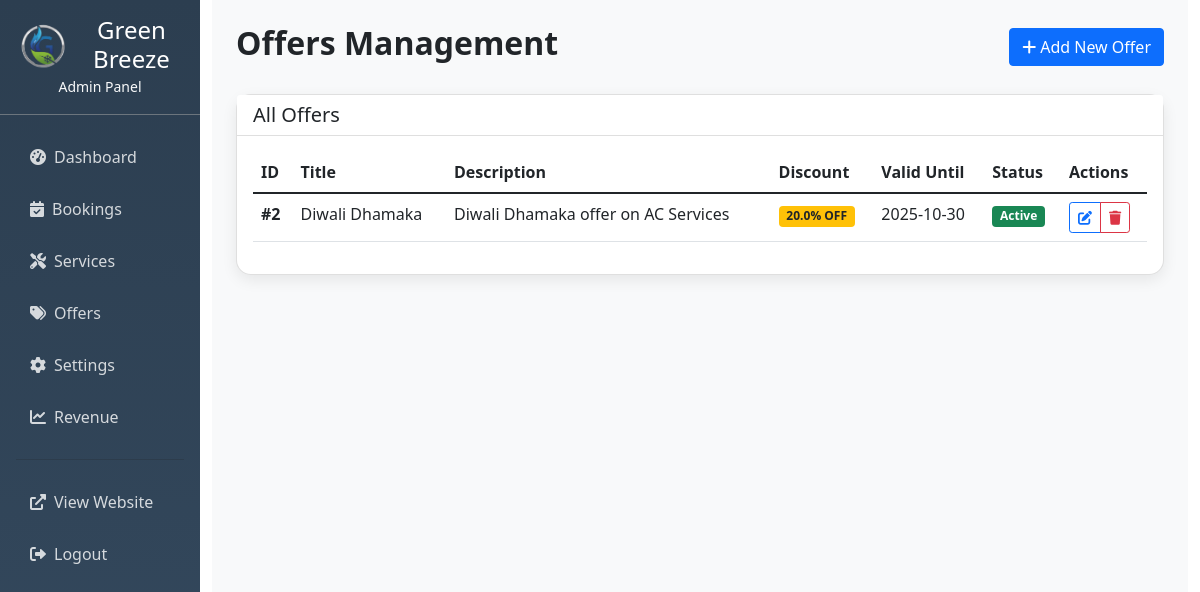
The page /admin/offers (signed in) on the database its author committed.
### tables this page shows
CREATE TABLE offers (
        id INTEGER PRIMARY KEY AUTOINCREMENT,
        title TEXT NOT NULL,
        description TEXT,
        discount_percent REAL,
        valid_until TEXT,
        active INTEGER DEFAULT 1
    );

### app.py (the view)
@app.route('/admin/offers')
def admin_offers():
    if not session.get('admin_logged_in'):
        return redirect(url_for('admin_login'))
    conn = sqlite3.connect('green_breeze.db')
    c = conn.cursor()
    c.execute("SELECT * FROM offers ORDER BY id DESC")
    offers = c.fetchall()
    conn.close()
    return render_template('admin_offers.html', offers=offers)

### app.py (called while the page is built)
def inject_datetime():
    return {'datetime': datetime}

### templates/admin_offers.html (shortened to what this page needs)
{% extends "admin_base.html" %}
{% block content %}
<div class="d-flex justify-content-between align-items-center mb-4">
    <h2 class="fw-bold">Offers Management</h2>
    <button class="btn btn-primary" onclick="openOfferModal()">
        <i class="fas fa-plus me-1"></i>Add New Offer
    </button>
</div>
<div class="card">
    <div class="card-header bg-white">
        <h5 class="mb-0">All Offers</h5>
    </div>
    <div class="card-body">
        {% if offers %}
        <div class="table-responsive">
            <table class="table table-hover">
                <thead>
                    <tr>
                        <th>ID</th>
                        <th>Title</th>
                        <th>Description</th>
                        <th>Discount</th>
                        <th>Valid Until</th>
                        <th>Status</th>
                        <th>Actions</th>
                    </tr>
                </thead>
                <tbody>
                    {% for offer in offers %}
                    <tr id="offer-{{ offer[0] }}">
                        <td><strong>#{{ offer[0] }}</strong></td>
                        <td>{{ offer[1] }}</td>
                        <td>{{ offer[2][:50] }}{% if offer[2]|length > 50 %}...{% endif %}</td>
                        <td>
                            <span class="badge bg-warning text-dark">{{ offer[3] }}% OFF</span>
                        </td>
                        <td>{{ offer[4] }}</td>
                        <td>
                            <span class="badge bg-{{ 'success' if offer[5] else 'secondary' }}">
                                {{ 'Active' if offer[5] else 'Inactive' }}
                            </span>
                        </td>
                        <td>
                            <div class="btn-group btn-group-sm">
                                <button class="btn btn-outline-primary" onclick="editOffer({{ offer[0] }}, '{{ offer[1] }}', '{{ offer[2] }}', {{ offer[3] }}, '{{ offer[4] }}')" title="Edit">
                                    <i class="fas fa-edit"></i>
                                </button>
                                <button class="btn btn-outline-danger" onclick="deleteOffer({{ offer[0] }})" title="Delete">
                                    <i class="fas fa-trash"></i>
                                </button>
                            </div>
                        </td>
                    </tr>
                    {% endfor %}
                </tbody>
            </table>
        </div>
        {% else %}
        <div class="text-center py-5">
            <i class="fas fa-tags fa-4x text-muted mb-3"></i>
            <h4 class="text-muted">No offers created</h4>
            <p class="text-muted">Create your first offer to attract customers</p>
        </div>
        {% endif %}
    </div>
</div>
{% endblock %}

### templates/admin_base.html (style rules this page uses)
.card { border-radius: 15px; box-shadow: 0 5px 15px rgba(0, 0, 0, 0.08); }

### rows shown on the page
offers: id "2", title "Diwali Dhamaka", description "Diwali Dhamaka offer on AC Services", discount_percent "20.0", valid_until "2025-10-30", active "Active"
